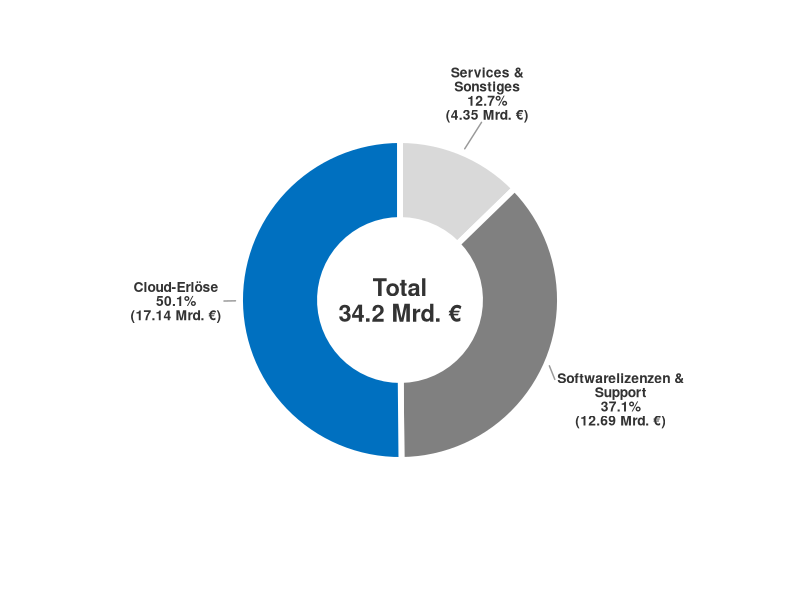

Write R code to recreate this figure. (Note: this script raises an error after producing the figure.)
# SAP Umsatzaufspaltung 2024 - Donut Chart (Korrigiert)
# Benötigte Pakete installieren (falls nicht vorhanden)
if (!require("ggrepel", quietly = TRUE)) {
  install.packages("ggrepel")
}

# Laden der benötigten Bibliotheken
library(ggplot2)
library(ggrepel)
library(dplyr)

# Datenbasis erstellen (in Mrd. €)
umsatz_data <- data.frame(
  Kategorie = factor(
    c("Cloud-Erlöse", "Softwarelizenzen &\nSupport", "Services &\nSonstiges"),
    levels = c("Cloud-Erlöse", "Softwarelizenzen &\nSupport", "Services &\nSonstiges")
  ),
  Wert = c(17.14, 12.69, 4.35),
  Farbe = c("#0070C0", "#808080", "#D9D9D9")
)

# Prozentanteile berechnen
umsatz_data <- umsatz_data %>%
  mutate(
    Prozent = round(Wert / sum(Wert) * 100, 1),
    Label = paste0(Kategorie, "\n", Prozent, "%\n(", Wert, " Mrd. €)")
  )

# Position für Labels berechnen (Mittelpunkt jedes Segments)
umsatz_data <- umsatz_data %>%
  arrange(desc(Kategorie)) %>%
  mutate(
    ypos = cumsum(Wert) - 0.5 * Wert,
    xpos = 2.8  # Position außerhalb des Rings
  )

# Gesamtumsatz für Mitte
total_umsatz <- sum(umsatz_data$Wert)

# Donut Chart erstellen
p <- ggplot(umsatz_data, aes(x = 2, y = Wert, fill = Farbe)) +
  # Donut Ring
  geom_col(width = 1, color = "white", linewidth = 2) +

  # Farben manuell setzen
  scale_fill_identity() +

  # Labels mit ggrepel (außerhalb des Rings)
  geom_text_repel(
    aes(x = 2.5, y = ypos, label = Label),
    color = "#333333",
    fontface = "bold",
    size = 3.5,
    lineheight = 0.85,
    family = "sans",
    nudge_x = 0.8,
    segment.color = "#999999",
    segment.size = 0.5,
    min.segment.length = 0,
    box.padding = 0.5,
    point.padding = 0.3,
    direction = "both",
    force = 2,
    max.overlaps = 20
  ) +

  # Text in der Mitte (Total)
  annotate(
    "text",
    x = 0.5,
    y = 0,
    label = paste0("Total\n", round(total_umsatz, 1), " Mrd. €"),
    fontface = "bold",
    size = 6,
    color = "#333333",
    lineheight = 0.9,
    family = "sans"
  ) +

  # Loch in der Mitte (xlim erstellt Donut-Effekt)
  xlim(c(0.5, 3.5)) +

  # Polar Koordinaten für Kreisform
  coord_polar(theta = "y") +

  # Komplett leeres Theme (PowerPoint-optimiert)
  theme_void(base_family = "sans") +
  theme(
    text = element_text(family = "sans"),
    plot.margin = margin(0, 0, 0, 0, "cm"),
    plot.background = element_rect(fill = "white", color = NA),
    panel.background = element_rect(fill = "white", color = NA),
    legend.position = "none"
  )

# Grafik anzeigen
print(p)

# Grafik speichern (PowerPoint-optimiert)
# Sicherstellen, dass die Datei im gleichen Verzeichnis wie der Code gespeichert wird
script_dir <- dirname(sys.frame(1)$ofile)
if (is.null(script_dir) || script_dir == "") {
  # Fallback: Verwende das Verzeichnis des Skripts
  script_dir <- dirname(rstudioapi::getActiveDocumentContext()$path)
}
ggsave(
  file.path(script_dir, "donut_umsatz.png"),
  plot = p,
  width = 6,
  height = 6,
  dpi = 300,
  bg = "white"
)
